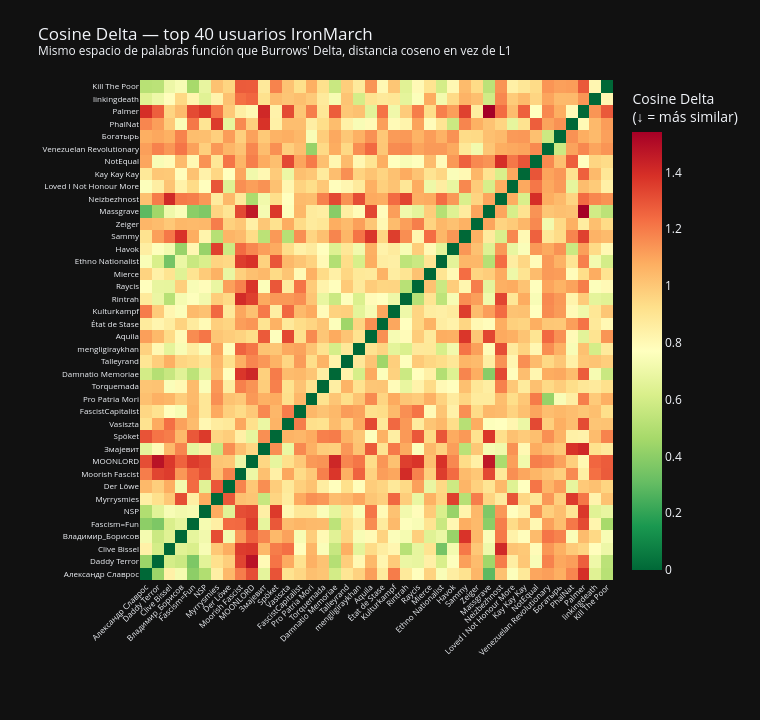

This figure's notebook cell:
### Code cell
# Heatmap interactivo: top 40 usuarios por Cosine Delta
# Misma paleta y orientación que el heatmap de Burrows' Delta — verde oscuro = estilos similares
cosine_delta_df_matrix = pd.DataFrame(
    cosine_delta_matrix,
    index=users_list,
    columns=users_list,
)
sub_cos = cosine_delta_df_matrix.iloc[:TOP_HEAT, :TOP_HEAT]

fig = go.Figure(go.Heatmap(
    z=sub_cos.values,
    x=labels, y=labels,
    colorscale='RdYlGn',
    reversescale=True,  # Verde = similar (bajo Cosine Delta)
    hovertemplate='%{y} vs %{x}<br>Cosine Delta=%{z:.4f}<extra></extra>',
    colorbar=dict(title='Cosine Delta<br>(↓ = más similar)'),
))
fig.update_layout(
    title="Cosine Delta — top 40 usuarios IronMarch<br>"
          "<sup>Mismo espacio de palabras función que Burrows' Delta, distancia coseno en vez de L1</sup>",
    template='plotly_dark', height=720, width=760,
    xaxis=dict(tickangle=-45, tickfont=dict(size=8)),
    yaxis=dict(tickfont=dict(size=8)),
    margin=dict(l=140, r=20, t=80, b=140),
)
fig.show()

### Figure 1 — Plotly figure (JSON) as saved in the notebook; plotly's stock layout.template omitted (floating-point values rounded to 4 significant figures; data arrays with more than 128 entries replaced by an {"elided": "..."} marker saying what was removed)
{"data": [{"colorbar": {"title": {"text": "Cosine Delta<br>(↓ = más similar)"}}, "colorscale": [[0.0, "rgb(165,0,38)"], [0.1, "rgb(215,48,39)"], [0.2, "rgb(244,109,67)"], [0.3, "rgb(253,174,97)"], [0.4, "rgb(254,224,139)"], [0.5, "rgb(255,255,191)"], [0.6, "rgb(217,239,139)"], [0.7, "rgb(166,217,106)"], [0.8, "rgb(102,189,99)"], [0.9, "rgb(26,152,80)"], [1.0, "rgb(0,104,55)"]], "hovertemplate": "%{y} vs %{x}<br>Cosine Delta=%{z:.4f}<extra></extra>", "reversescale": true, "type": "heatmap", "x": ["Александр Славрос", "Daddy Terror", "Clive Bissel", "Владимир_Борисов", "Fascism=Fun", "NSP", "Myrrysmies", "Der Löwe", "Moorish Fascist", "MOONLORD", "Змајевит", "Spöket", "Vasiszta", "FascistCapitalist", "Pro Patria Mori", "Torquemada", "Damnatio Memoriae", "Talleyrand", "mengligiraykhan", "Aquila", "État de Stase", "Kulturkampf", "Rintrah", "Raycis", "Mierce", "Ethno Nationalist", "Havok", "Sammy", "Zeiger", "Massgrave", "Neizbezhnost", "Loved I Not Honour More", "Kay Kay Kay", "NotEqual", "Venezuelan Revolutionary", "Богатырь", "PhalNat", "Palmer", "linkingdeath", "Kill The Poor"], "y": ["Александр Славрос", "Daddy Terror", "Clive Bissel", "Владимир_Борисов", "Fascism=Fun", "NSP", "Myrrysmies", "Der Löwe", "Moorish Fascist", "MOONLORD", "Змајевит", "Spöket", "Vasiszta", "FascistCapitalist", "Pro Patria Mori", "Torquemada", "Damnatio Memoriae", "Talleyrand", "mengligiraykhan", "Aquila", "État de Stase", "Kulturkampf", "Rintrah", "Raycis", "Mierce", "Ethno Nationalist", "Havok", "Sammy", "Zeiger", "Massgrave", "Neizbezhnost", "Loved I Not Honour More", "Kay Kay Kay", "NotEqual", "Venezuelan Revolutionary", "Богатырь", "PhalNat", "Palmer", "linkingdeath", "Kill The Poor"], "z": {"elided": "40x40 float values"}}], "layout": {"height": 720, "margin": {"b": 140, "l": 140, "r": 20, "t": 80}, "title": {"text": "Cosine Delta — top 40 usuarios IronMarch<br><sup>Mismo espacio de palabras función que Burrows' Delta, distancia coseno en vez de L1</sup>"}, "width": 760, "xaxis": {"tickangle": -45, "tickfont": {"size": 8}}, "yaxis": {"tickfont": {"size": 8}}}}
